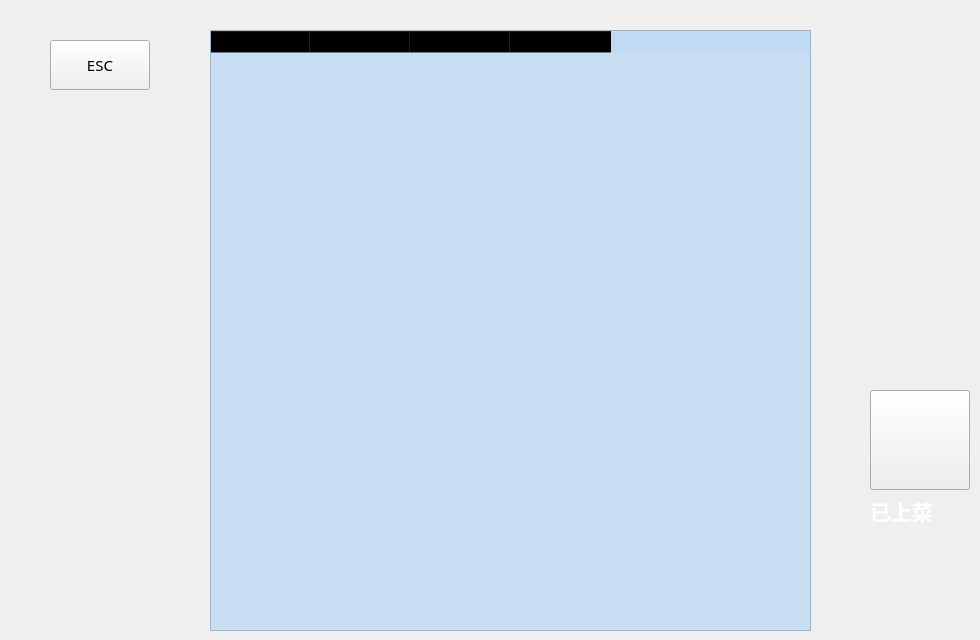
   <widget class="QWidget" name="page_waiterserve">
    <widget class="QPushButton" name="but_esc_p4">
     <property name="geometry">
      <rect>
       <x>50</x>
       <y>40</y>
       <width>100</width>
       <height>50</height>
      </rect>
     </property>
     <property name="minimumSize">
      <size>
       <width>100</width>
       <height>50</height>
      </size>
     </property>
     <property name="maximumSize">
      <size>
       <width>100</width>
       <height>50</height>
      </size>
     </property>
     <property name="font">
      <font>
       <family>Segoe UI Light</family>
       <pointsize>11</pointsize>
      </font>
     </property>
     <property name="styleSheet">
      <string notr="true"/>
     </property>
     <property name="text">
      <string>ESC</string>
     </property>
    </widget>
    <widget class="QTableWidget" name="waiterRecordTab">
     <property name="geometry">
      <rect>
       <x>210</x>
       <y>30</y>
       <width>601</width>
       <height>601</height>
      </rect>
     </property>
     <property name="styleSheet">
      <string notr="true">background-color:rgb(189, 217, 242,200);</string>
     </property>
     <column>
      <property name="text">
       <string>菜名</string>
      </property>
     </column>
     <column>
      <property name="text">
       <string>类别</string>
      </property>
     </column>
     <column>
      <property name="text">
       <string>价格</string>
      </property>
     </column>
     <column>
      <property name="text">
       <string>桌号</string>
      </property>
     </column>
    </widget>
    <widget class="QPushButton" name="but_serve">
     <property name="geometry">
      <rect>
       <x>870</x>
       <y>390</y>
       <width>100</width>
       <height>100</height>
      </rect>
     </property>
     <property name="minimumSize">
      <size>
       <width>100</width>
       <height>100</height>
      </size>
     </property>
     <property name="maximumSize">
      <size>
       <width>100</width>
       <height>100</height>
      </size>
     </property>
     <property name="styleSheet">
      <string notr="true">border-image: url(:/icon/美食.png);</string>
     </property>
     <property name="text">
      <string/>
     </property>
    </widget>
    <widget class="QLabel" name="label_5">
     <property name="geometry">
      <rect>
       <x>870</x>
       <y>490</y>
       <width>101</width>
       <height>41</height>
      </rect>
     </property>
     <property name="font">
      <font>
       <family>等线 Light</family>
       <pointsize>16</pointsize>
       <weight>75</weight>
       <bold>true</bold>
      </font>
     </property>
     <property name="styleSheet">
      <string notr="true">color: rgb(255, 255, 255);</string>
     </property>
     <property name="text">
      <string>已上菜</string>
     </property>
    </widget>
   </widget>
